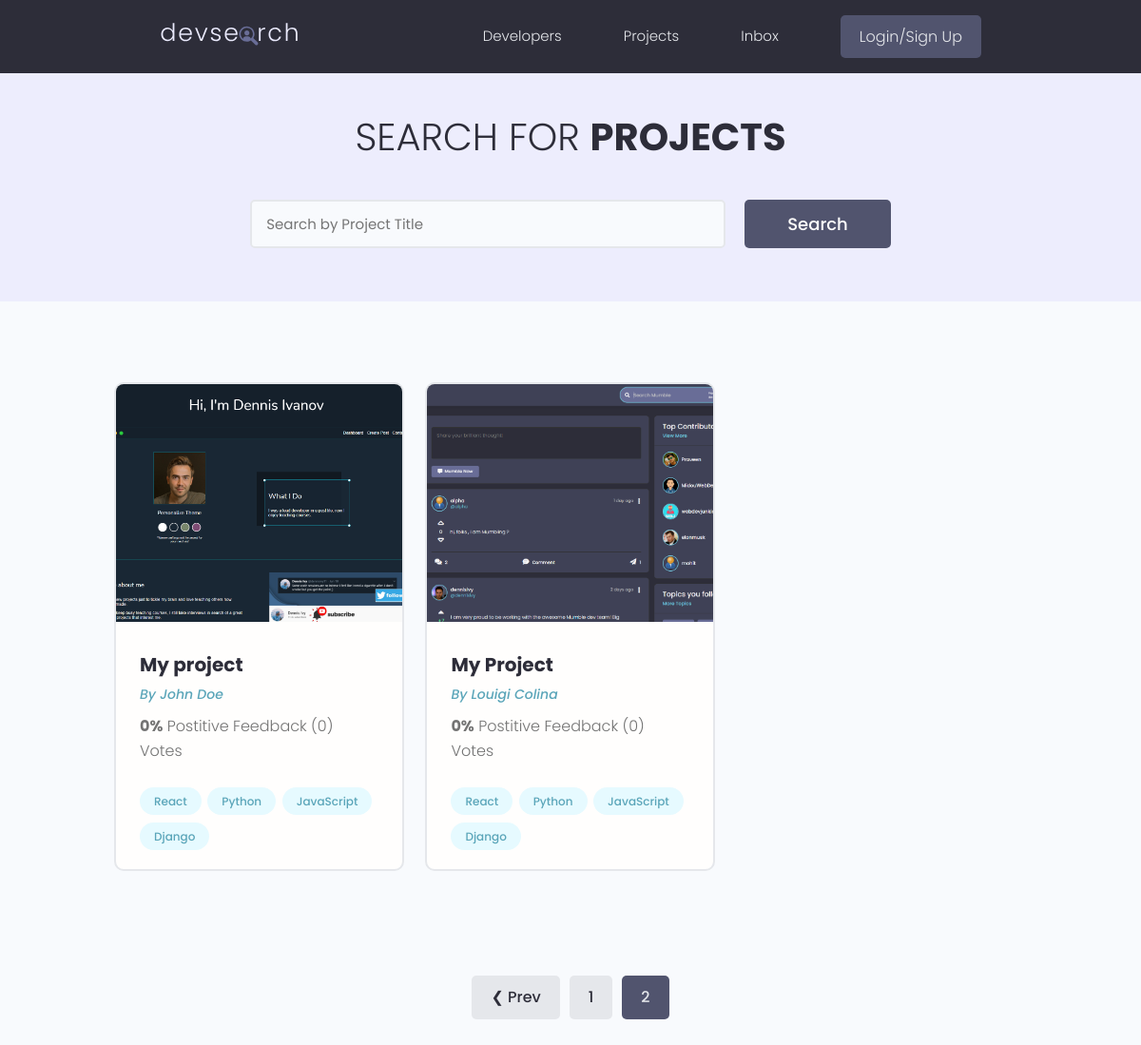
Page /projects/?page=3 on the earlier database version.
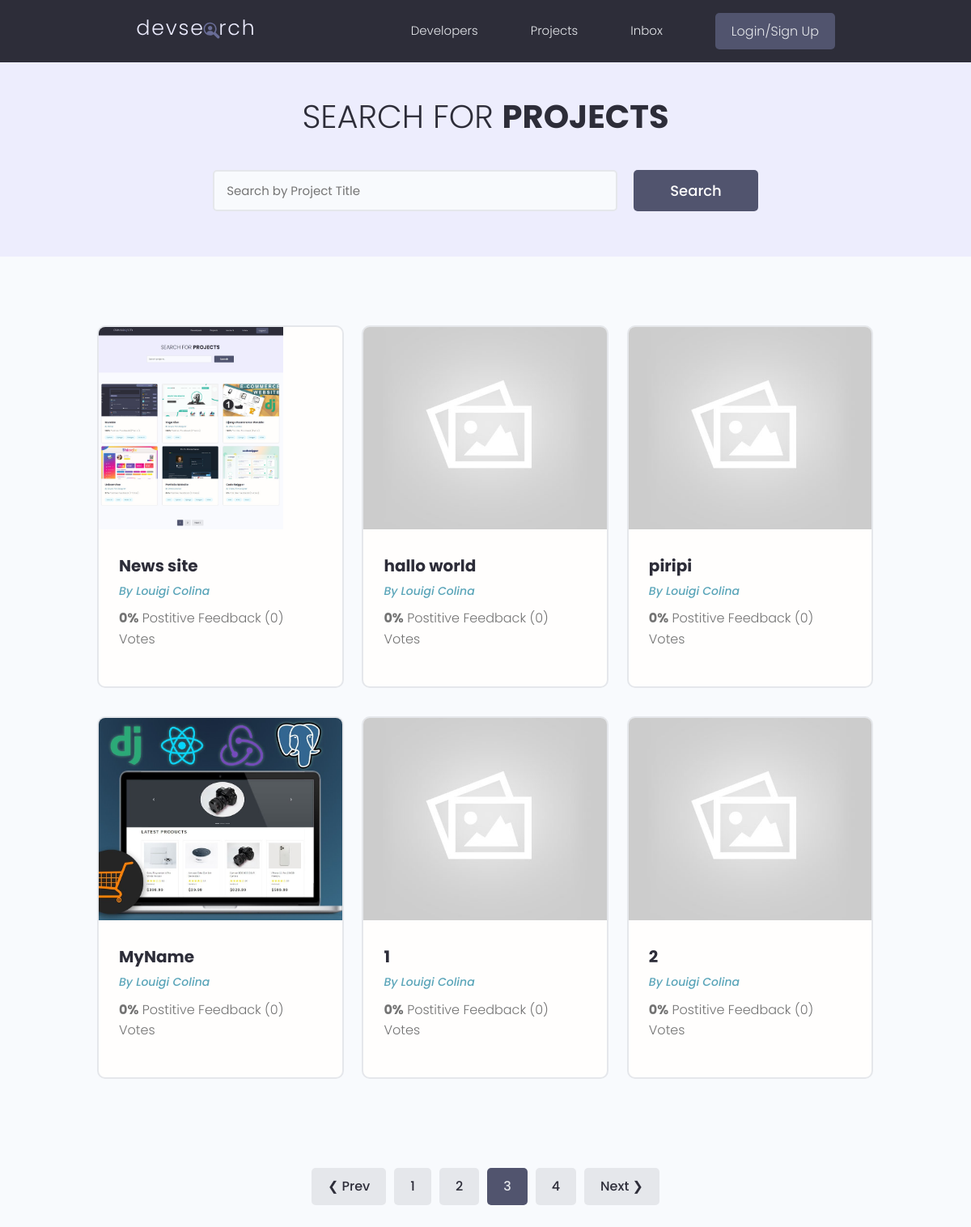
Same page on the later database version.
### projects/models.py (models this page shows, shortened)
class Project(models.Model):
    owner = models.ForeignKey(Profile, null=True, blank=True, on_delete=models.SET_NULL)
    title = models.CharField(max_length=200)
    description = models.TextField(null=True, blank=True)
    featured_image = models.ImageField(null=True, blank=True, default="default.jpg")
    demo_link = models.CharField(max_length=2000, null=True, blank=True)
    source_link = models.CharField(max_length=2000, null=True, blank=True)
    tags = models.ManyToManyField('Tag', blank=True)
    vote_total = models.IntegerField(default=0, null=True, blank=True)
    vote_ratio = models.IntegerField(default=0, null=True, blank=True)
    created = models.DateTimeField(auto_now_add=True)
    id = models.UUIDField(default=uuid.uuid4, unique=True,
                          primary_key=True, editable=False)
    class Meta:
        ordering = ['created']

class Tag(models.Model):
    name = models.CharField(max_length=200)
    created = models.DateTimeField(auto_now_add=True)
    id = models.UUIDField(default=uuid.uuid4, unique=True,
                          primary_key=True, editable=False)
    def __str__(self):
        return self.name

### users/models.py (models this page shows, shortened)
class Profile(models.Model):
    user = models.OneToOneField(User, on_delete=models.CASCADE, null=True, blank=True)
    name = models.CharField(max_length=200, blank=True, null=True)
    email = models.EmailField(max_length=500, blank=True, null=True)
    username = models.CharField(max_length=200, blank=True, null=True)
    location = models.CharField(max_length=200, blank=True, null=True)
    short_intro = models.CharField(max_length=200, blank=True, null=True)
    bio = models.TextField(blank=True, null=True)
    profile_image = models.ImageField(null=True, blank=True, upload_to='profiles/', default='profiles/user-default.png')
    social_github = models.CharField(max_length=200, blank=True, null=True)
    social_twiter = models.CharField(max_length=200, blank=True, null=True)
    social_linkedin = models.CharField(max_length=200, blank=True, null=True)
    social_youtube = models.CharField(max_length=200, blank=True, null=True)
    social_website = models.CharField(max_length=200, blank=True, null=True)
    created = models.DateTimeField(auto_now_add=True)
    id = models.UUIDField(default=uuid.uuid4, unique=True,
                          primary_key=True, editable=False)

### projects/views.py (the view)
# urls.py: path('projects/', include('projects.urls')),
def projects(request):
    projects, search_query = searcProject(request)
    custom_range, projects = paginationProjects(request, projects, 6)
    context = {
        'projects' : projects,
        'search_query' : search_query,
        'custom_range' : custom_range,
    }
    return render(request, 'projects/projects.html', context)

### projects/utils.py (called while the page is built)
def paginationProjects(request, projects, results):
    page = request.GET.get('page')
    paginator = Paginator(projects, results)
    try:
        projects = paginator.page(page)
    except PageNotAnInteger:
        page = 1
        projects = paginator.page(page)
    except EmptyPage:
        page = paginator.num_pages
        projects = paginator.page(page)
    leftIndex = (int(page) - 4)
    if leftIndex < 1:
        leftIndex = 1
    rightIndex = (int(page) + 5)
    if rightIndex > paginator.num_pages:
        rightIndex = paginator.num_pages + 1
    custom_range = range(leftIndex, rightIndex)
    return custom_range, projects

def searcProject(request):
    search_query = ''
    if request.GET.get('search_query'):
        search_query = request.GET.get('search_query')
    tags = Tag.objects.filter(name__icontains=search_query)
    projects = Project.objects.distinct().filter(
        Q(title__icontains=search_query) |
        Q(description__icontains=search_query) |
        Q(owner__name__icontains=search_query) |
        Q(tags__in=tags)
    )
    return projects, search_query

### projects/templates/projects/projects.html (shortened to what this page needs)
{% extends 'main.html' %} {% block content %}
<main class="projects">
  <section class="hero-section text-center">
    <div class="container container--narrow">
      <div class="hero-section__box">
        <h2>Search for <span>Projects</span></h2>
      </div>
      <div class="hero-section__search">
        <form class="form" action="{% url 'projects' %}" method="get">
          <div class="form__field">
            <input
              class="input input--text"
              id="formInput#search"
              type="text"
              name="search_query"
              value="{{search_query}}"
              placeholder="Search by Project Title"
            />
          </div>
          <input class="btn btn--sub btn--lg" type="submit" value="Search" />
        </form>
      </div>
    </div>
  </section>
  <section class="projectsList">
    <div class="container">
      <div class="grid grid--three">
        {% for project in projects %}
        <div class="column">
          <div class="card project">
            <a href="{% url 'project' project.id %}" class="project">
              <img
                class="project__thumbnail"
                src="{{ project.featured_image.url }}"
                alt="project thumbnail"
              />
              <div class="card__body">
                <h3 class="project__title">{{project.title}}</h3>
                <p>
                  <a
                    class="project__author"
                    href="{% url 'user-profile' project.owner.id %}"
                    >By {{project.owner.name}}</a
                  >
                </p>
                <p class="project--rating">
                  <span style="font-weight: bold">{{project.vote_ratio}}%</span>
                  Postitive Feedback ({{project.vote_total}})
                  Vote{{project.vote_total|pluralize:"s"}}
                </p>
                <div class="project__tags">
                  {% for tag in project.tags.all %}
                  <span class="tag tag--pill tag--main">
                    <small>{{tag}}</small>
                  </span>
                  {% endfor %}
                </div>
              </div>
            </a>
          </div>
        </div>
        {% endfor %}
      </div>
    </div>
  </section>
  {% include 'pagination.html' with queryset=projects custom_range=custom_range %}
</main>
{% endblock content %}

Differences in the rows shown:
no longer on this page (row unchanged): Project: featured_image (picture), title "My project", owner.name "John Doe", vote_ratio "0", vote_total "0"
no longer on this page (row unchanged): Tag: name "React"
no longer on this page (row unchanged): Tag: name "Python"
no longer on this page (row unchanged): Tag: name "JavaScript"
no longer on this page (row unchanged): Tag: name "Django"
no longer on this page (row unchanged): Project: featured_image (picture), title "My Project", owner.name "Louigi Colina", vote_ratio "0", vote_total "0"
added Project: featured_image (picture), title "News site", owner.name "Louigi Colina", vote_ratio "0", vote_total "0"
added Project: featured_image (placeholder picture), title "hallo world", owner.name "Louigi Colina", vote_ratio "0", vote_total "0"
added Project: featured_image (placeholder picture), title "piripi", owner.name "Louigi Colina", vote_ratio "0", vote_total "0"
added Project: featured_image (picture), title "MyName", owner.name "Louigi Colina", vote_ratio "0", vote_total "0"
added Project: featured_image (placeholder picture), title "1", owner.name "Louigi Colina", vote_ratio "0", vote_total "0"
added Project: featured_image (placeholder picture), title "2", owner.name "Louigi Colina", vote_ratio "0", vote_total "0"
Other differences:
list line gone: "2"
new list line: "2"
new list line: "3"
new list line: "4"
text now shown: "Next ❯"
